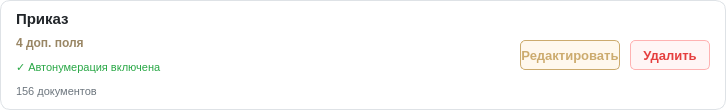
<?xml version="1.0" encoding="UTF-8"?>
<ui version="4.0">
 <class>DocumentTypeCard</class>
 <widget class="QFrame" name="DocumentTypeCard">
  <property name="geometry">
   <rect>
    <x>0</x>
    <y>0</y>
    <width>726</width>
    <height>110</height>
   </rect>
  </property>
  <property name="minimumSize">
   <size>
    <width>280</width>
    <height>110</height>
   </size>
  </property>
  <property name="maximumSize">
   <size>
    <width>16777215</width>
    <height>140</height>
   </size>
  </property>
  <property name="styleSheet">
   <string notr="true">
    QFrame#DocumentTypeCard {
        background-color: white;
        border: 1px solid #DEE2E6;
        border-radius: 10px;
    }
    QFrame#DocumentTypeCard:hover {
        border: 2px solid #CCAB6E;
        background-color: #FDFBF7;
    }
   </string>
  </property>
  <layout class="QHBoxLayout" name="horizontalLayout">
   <property name="spacing">
    <number>12</number>
   </property>
   <property name="leftMargin">
    <number>15</number>
   </property>
   <property name="topMargin">
    <number>8</number>
   </property>
   <property name="rightMargin">
    <number>15</number>
   </property>
   <property name="bottomMargin">
    <number>8</number>
   </property>
   <item>
    <layout class="QHBoxLayout" name="buttonsLayout">
     <property name="spacing">
      <number>10</number>
     </property>
     <item>
      <layout class="QVBoxLayout" name="infoLayout_2">
       <property name="spacing">
        <number>4</number>
       </property>
       <item>
        <widget class="QLabel" name="nameLabel_2">
         <property name="styleSheet">
          <string notr="true">border: none; font-size: 15px; font-weight: bold; color: #212529; background-color: transparent;</string>
         </property>
         <property name="text">
          <string>Приказ</string>
         </property>
        </widget>
       </item>
       <item>
        <widget class="QLabel" name="fieldsCountLabel">
         <property name="styleSheet">
          <string notr="true">border: none; font-size: 12px; color: #998664; font-weight: 500; background-color: transparent;</string>
         </property>
         <property name="text">
          <string>4 доп. поля</string>
         </property>
        </widget>
       </item>
       <item>
        <widget class="QLabel" name="autoNumLabel">
         <property name="styleSheet">
          <string notr="true">border: none; font-size: 11px; color: #28A745; background-color: transparent;</string>
         </property>
         <property name="text">
          <string>✓ Автонумерация включена</string>
         </property>
        </widget>
       </item>
       <item>
        <widget class="QLabel" name="docsCountLabel">
         <property name="styleSheet">
          <string notr="true">border: none; font-size: 11px; color: #6C757D; background-color: transparent;</string>
         </property>
         <property name="text">
          <string>156 документов</string>
         </property>
        </widget>
       </item>
      </layout>
     </item>
     <item>
      <spacer name="horizontalSpacer">
       <property name="orientation">
        <enum>Qt::Orientation::Horizontal</enum>
       </property>
       <property name="sizeHint" stdset="0">
        <size>
         <width>40</width>
         <height>20</height>
        </size>
       </property>
      </spacer>
     </item>
     <item>
      <widget class="QPushButton" name="editBtn">
       <property name="minimumSize">
        <size>
         <width>100</width>
         <height>30</height>
        </size>
       </property>
       <property name="maximumSize">
        <size>
         <width>100</width>
         <height>30</height>
        </size>
       </property>
       <property name="cursor">
        <cursorShape>PointingHandCursor</cursorShape>
       </property>
       <property name="styleSheet">
        <string notr="true">
         QPushButton {
             background-color: #FFF8ED;
             color: #CCAB6E;
             border: 1px solid #CCAB6E;
             border-radius: 5px;
             font-size: 13px;
             font-weight: 500;
         }
         QPushButton:hover {
             background-color: #CCAB6E;
             color: white;
         }
         QPushButton:pressed {
             background-color: #998664;
         }
        </string>
       </property>
       <property name="text">
        <string>Редактировать</string>
       </property>
      </widget>
     </item>
     <item>
      <widget class="QPushButton" name="deleteBtn">
       <property name="minimumSize">
        <size>
         <width>80</width>
         <height>30</height>
        </size>
       </property>
       <property name="maximumSize">
        <size>
         <width>80</width>
         <height>30</height>
        </size>
       </property>
       <property name="cursor">
        <cursorShape>PointingHandCursor</cursorShape>
       </property>
       <property name="styleSheet">
        <string notr="true">
         QPushButton {
             background-color: #FFF5F5;
             color: #E53E3E;
             border: 1px solid #FEB2B2;
             border-radius: 5px;
             font-size: 13px;
             font-weight: 500;
         }
         QPushButton:hover {
             background-color: #E53E3E;
             color: white;
         }
         QPushButton:pressed {
             background-color: #C53030;
         }
        </string>
       </property>
       <property name="text">
        <string>Удалить</string>
       </property>
      </widget>
     </item>
    </layout>
   </item>
  </layout>
 </widget>
 <resources/>
 <connections/>
</ui>
